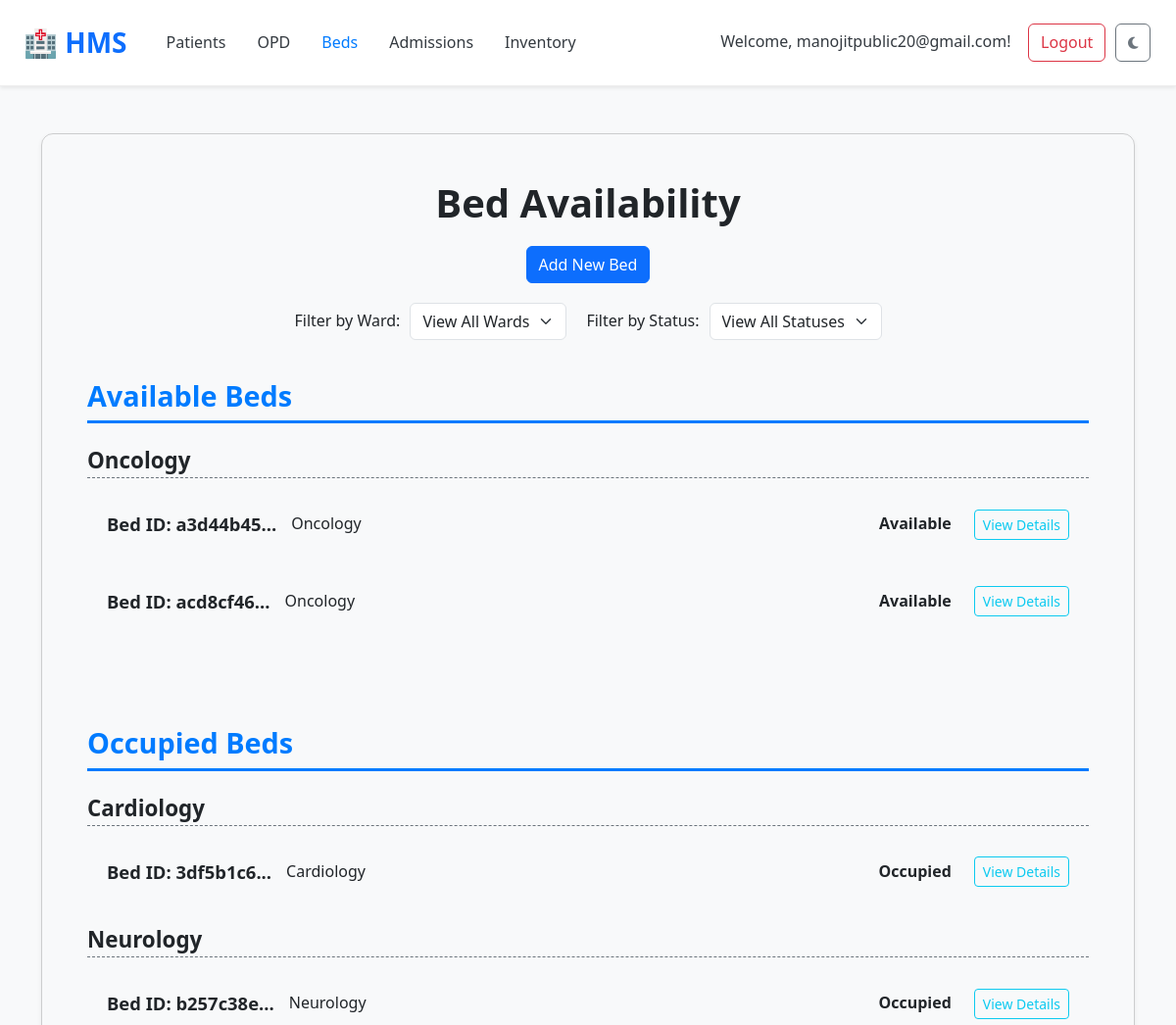
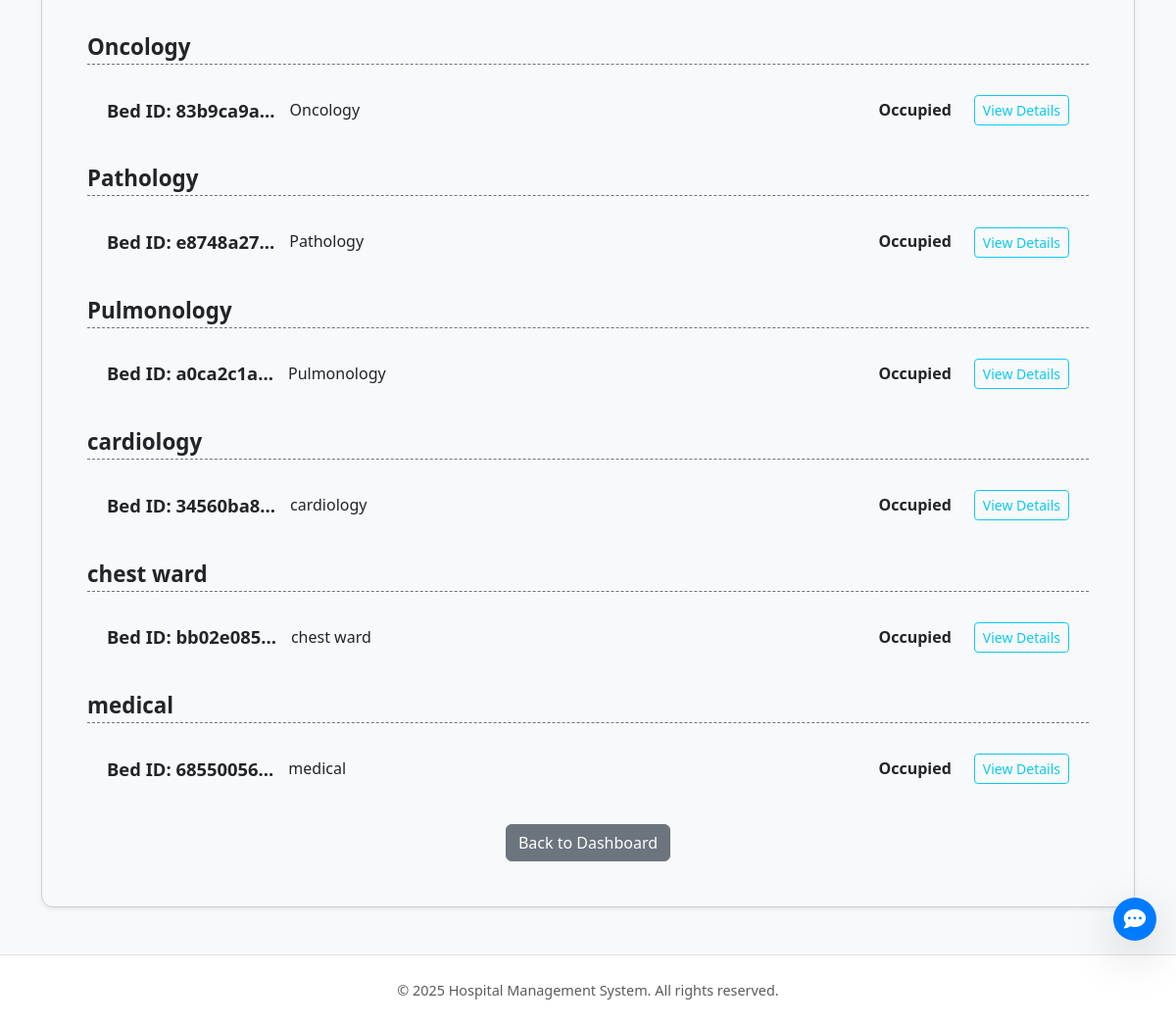
Page /beds (signed in) on the committed database (2 pictures, top to bottom).
### tables this page shows
CREATE TABLE beds (
    bed_id TEXT PRIMARY KEY,
    ward TEXT NOT NULL,
    bed_number TEXT NOT NULL,
    bed_type TEXT,
    status TEXT NOT NULL DEFAULT 'Available',
    current_patient_id TEXT,
    FOREIGN KEY (current_patient_id) REFERENCES patients(patient_id)
);

### app.py (the view)
@app.route('/beds')
def list_beds():
    conn = None
    cursor = None
    beds_list = []
    selected_ward = request.args.get('ward', 'All')
    selected_status = request.args.get('status', 'All')
    possible_statuses = ['All', 'Available', 'Occupied']
    try:
        conn = get_db()
        cursor = conn.cursor()
        cursor.execute("SELECT DISTINCT ward FROM beds WHERE ward IS NOT NULL ORDER BY ward ASC")
        wards = [row['ward'] for row in cursor.fetchall()]
        display_wards = ['All'] + wards
        sql_query = """
            SELECT
                bed_id,
                ward,
                bed_number,
                bed_type,
                status,
                current_patient_id -- Keep this if you plan to show patient info later
            FROM beds
        """
        query_params = []
        conditions = []
        if selected_ward != 'All':
            conditions.append("ward = ?")
            query_params.append(selected_ward)
        if selected_status != 'All':
            conditions.append("status = ?")
            query_params.append(selected_status)
        if conditions:
            sql_query += " WHERE " + " AND ".join(conditions)
        sql_query += """
            ORDER BY
                CASE status
                    WHEN 'Available' THEN 1
                    WHEN 'Occupied' THEN 2
                    ELSE 3
                END ASC,
                ward ASC,
                bed_number ASC;
        """
        cursor.execute(sql_query, query_params)
        beds_list = cursor.fetchall()
    except sqlite3.Error as e:
        print(f"Database error fetching bed list: {e}")
        flash(f"Error loading bed availability: {e}", "danger")
        beds_list = []
        display_wards = ['All']
    except Exception as e:
        print(f"General error fetching bed list: {e}")
        flash(f"An unexpected error occurred while loading beds: {e}", "danger")
        beds_list = []
        display_wards = ['All']
    finally:
        if conn:
            close_db(conn)
    grouped_beds = {'Available': {}, 'Occupied': {}}
    for bed in beds_list:
        status = bed['status']
        ward = bed['ward']
        if status in grouped_beds:
            if ward not in grouped_beds[status]:
                grouped_beds[status][ward] = []
            grouped_beds[status][ward].append(bed)
    return render_template('list_beds.html',
                           grouped_beds=grouped_beds,
                           wards=display_wards,
                           selected_ward=selected_ward,
                           statuses=possible_statuses,
                           selected_status=selected_status)

### templates/list_beds.html (shortened to what this page needs)
<!DOCTYPE html>
<html lang="en">
<head>
    <link href="https://cdn.jsdelivr.net/npm/bootstrap@5.3.3/dist/css/bootstrap.min.css" rel="stylesheet">
    <link href="https://cdn.jsdelivr.net/npm/aos@2.3.4/dist/aos.css" rel="stylesheet">
    <link rel="stylesheet" href="https://cdnjs.cloudflare.com/ajax/libs/font-awesome/6.5.0/css/all.min.css" />
    <link rel="stylesheet" href="{{ url_for('static', filename='style.css') }}">
    <link rel="stylesheet" href="{{ url_for('static', filename='index_style.css') }}">
</head>
<body {% if g.get('theme')=='dark' %}data-bs-theme="dark" {% endif %}>
    <nav class="navbar navbar-expand-lg navbar-light bg-white shadow-sm px-4" data-aos="fade-down">
        <a class="navbar-brand fw-bold text-primary" href="{{ url_for('index') }}">🏥 HMS</a>
        <div class="collapse navbar-collapse justify-content-between" id="navbarNav">
            <ul class="navbar-nav">
                {% if session.get('user_id') %}
                <li class="nav-item">
                    <a class="nav-link {% if request.endpoint == 'list_patients' %}active{% endif %}"
                        href="{{ url_for('list_patients') }}">Patients</a>
                </li>
                <li class="nav-item">
                    <a class="nav-link {% if request.endpoint == 'view_opd_queue' %}active{% endif %}"
                        href="{{ url_for('view_opd_queue') }}">OPD</a>
                </li>
                <li class="nav-item">
                    <a class="nav-link {% if request.endpoint == 'list_beds' %}active{% endif %}"
                        href="{{ url_for('list_beds') }}">Beds</a>
                </li>
                <li class="nav-item">
                    <a class="nav-link {% if request.endpoint == 'list_admissions' %}active{% endif %}"
                        href="{{ url_for('list_admissions') }}">Admissions</a>
                </li>
                <li class="nav-item">
                    <a class="nav-link {% if request.endpoint == 'view_inventory' %}active{% endif %}"
                        href="{{ url_for('view_inventory') }}">Inventory</a>
                </li>
                {% endif %}
            </ul>
            <ul class="navbar-nav">
                {% if session.get('user_id') %}
                <li class="nav-item">
                    <a class="nav-link navbar-text me-2" href="{{ url_for('view_profile') }}" style="cursor: pointer;">
                        Welcome, {{ session.get('user_email') }}!
                    </a>
                </li>
                <li class="nav-item">
                    <a class="btn btn-outline-danger" href="{{ url_for('logout') }}">Logout</a>
                </li>
                {% endif %}
                <li class="nav-item">
                    <button id="darkModeToggle" class="btn btn-outline-secondary ms-2" title="Toggle Dark Mode"
                        aria-label="Toggle Dark Mode">
                        <i class="fas fa-moon moon-icon"></i>
                    </button>
                </li>
            </ul>
        </div>
    </nav>
    <div class="container my-5">
        <div class="bed-list-container card shadow-sm">
            <div class="card-body">
                <h1>Bed Availability</h1>
                {% if session.get('user_type') == 'hospital' %}
                <div class="add-bed-button-container">
                    <a href="{{ url_for('add_bed') }}" class="btn btn-primary">Add New Bed</a>
                </div>
                {% endif %}
                <div class="bed-filter-container">
                    <div class="bed-filter-group">
                        <label for="wardFilter" class="form-label">Filter by Ward:</label>
                        <select id="wardFilter" class="form-select w-auto">
                            {% for ward in wards %}
                                <option value="{{ ward }}" {% if ward == selected_ward %}selected{% endif %}>
                                    {% if ward == 'All' %}View All Wards{% else %}{{ ward }}{% endif %}
                                </option>
                            {% endfor %}
                        </select>
                    </div>
                    <div class="bed-filter-group">
                         <label for="statusFilter" class="form-label">Filter by Status:</label>
                         <select id="statusFilter" class="form-select w-auto">
                            {% for status_option in statuses %}
                                <option value="{{ status_option }}" {% if status_option == selected_status %}selected{% endif %}>
                                    {% if status_option == 'All' %}View All Statuses{% else %}{{ status_option }}{% endif %}
                                </option>
                            {% endfor %}
                         </select>
                    </div>
                </div>
                {% if grouped_beds is none or (grouped_beds['Available'] | length == 0 and grouped_beds['Occupied'] | length == 0) %}
                    <p class="text-center text-muted">No beds found{% if selected_ward != 'All' or selected_status != 'All' %}{% if selected_ward != 'All' %} in Ward {{ selected_ward }}{% endif %}{% if selected_ward != 'All' and selected_status != 'All' %} and{% endif %}{% if selected_status != 'All' %} with status "{{ selected_status }}"{% endif %}{% endif %}.</p>
                {% else %}
                    {% if grouped_beds['Available'] %}
                        <h2 class="status-group-heading available-beds-heading">Available Beds</h2>
                        {% for ward, beds_in_ward in grouped_beds['Available'].items() %}
                            <h3 class="ward-heading">{{ ward }}</h3>
                            {% for bed in beds_in_ward %}
                                <div class="bed-entry" data-bed-id="{{ bed['bed_id'] }}">
                                    <div class="bed-entry-header">
                                        <div class="bed-info">
                                             <h5>Bed ID: {{ bed['bed_id'][:8] }}...</h5>
                                             <span class="bed-ward">{{ bed['ward'] if bed['ward'] is not none else 'N/A' }}</span>
                                        </div>
                                        <div class="bed-status-and-toggle">
                                            <span class="bed-status-span status-{{ bed['status'] }}">{{ bed['status'] }}</span>
                                            <button class="btn btn-sm btn-outline-info toggle-details-btn" type="button"
                                                     data-bs-toggle="collapse"
                                                     data-bs-target="#bedDetails_{{ bed['bed_id'] }}"
                                                     aria-expanded="false"
                                                     aria-controls="bedDetails_{{ bed['bed_id'] }}">
                                            </button>
                                        </div>
                                    </div>
                                </div>
                            {% endfor %}
                        {% endfor %}
                    {% endif %}
                    {% if grouped_beds['Occupied'] %}
                        <h2 class="status-group-heading occupied-beds-heading">Occupied Beds</h2>
                        {% for ward, beds_in_ward in grouped_beds['Occupied'].items() %}
                            <h3 class="ward-heading">{{ ward }}</h3>
                            {% for bed in beds_in_ward %}
                                <div class="bed-entry" data-bed-id="{{ bed['bed_id'] }}">
                                    <div class="bed-entry-header">
                                        <div class="bed-info">
                                             <h5>Bed ID: {{ bed['bed_id'][:8] }}...</h5>
                                             <span class="bed-ward">{{ bed['ward'] if bed['ward'] is not none else 'N/A' }}</span>
                                        </div>
                                        <div class="bed-status-and-toggle">
                                            <span class="bed-status-span status-{{ bed['status'] }}">{{ bed['status'] }}</span>
                                            <button class="btn btn-sm btn-outline-info toggle-details-btn" type="button"
                                                     data-bs-toggle="collapse"
                                                     data-bs-target="#bedDetails_{{ bed['bed_id'] }}"
                                                     aria-expanded="false"
                                                     aria-controls="bedDetails_{{ bed['bed_id'] }}">
                                            </button>
                                        </div>
                                    </div>
                                </div>
                            {% endfor %}
                        {% endfor %}
                    {% endif %}
                {% endif %}
                <div class="mt-4 text-center">
                    <a href="{{ url_for('index') }}" class="btn btn-secondary">Back to Dashboard</a>
                </div>
            </div>
        </div>
    </div>
    <footer class="bg-white border-top py-4 text-center" data-aos="fade-up">
        <div class="container">
            <p class="mb-0 text-muted">&copy; 2025 Hospital Management System. All rights reserved.</p>
        </div>
    </footer>
    <div id="chatbot-container">
        <button id="chatbot-toggle-btn" class="btn btn-primary rounded-circle shadow-lg">
            <i class="fas fa-comment-dots"></i>
        </button>
    </div>
</body>
</html>

### rows in the picture
beds: ward "Oncology", bed "a3d44b45", status "Available"
beds: bed "acd8cf46", ward "Oncology", status "Available"
beds: ward "Cardiology", bed "3df5b1c6", status "Occupied"
beds: ward "Neurology", bed "b257c38e", status "Occupied"
beds: ward "Oncology", bed "83b9ca9a", status "Occupied"
beds: ward "Pathology", bed "e8748a27", status "Occupied"
beds: ward "Pulmonology", bed "a0ca2c1a", status "Occupied"
beds: ward "cardiology", bed "34560ba8", status "Occupied"
beds: ward "chest ward", bed "bb02e085", status "Occupied"
beds: ward "medical", bed "68550056", status "Occupied"

### other values in the picture
{{ session.get('user_email') }} "manojitpublic20@gmail.com"
